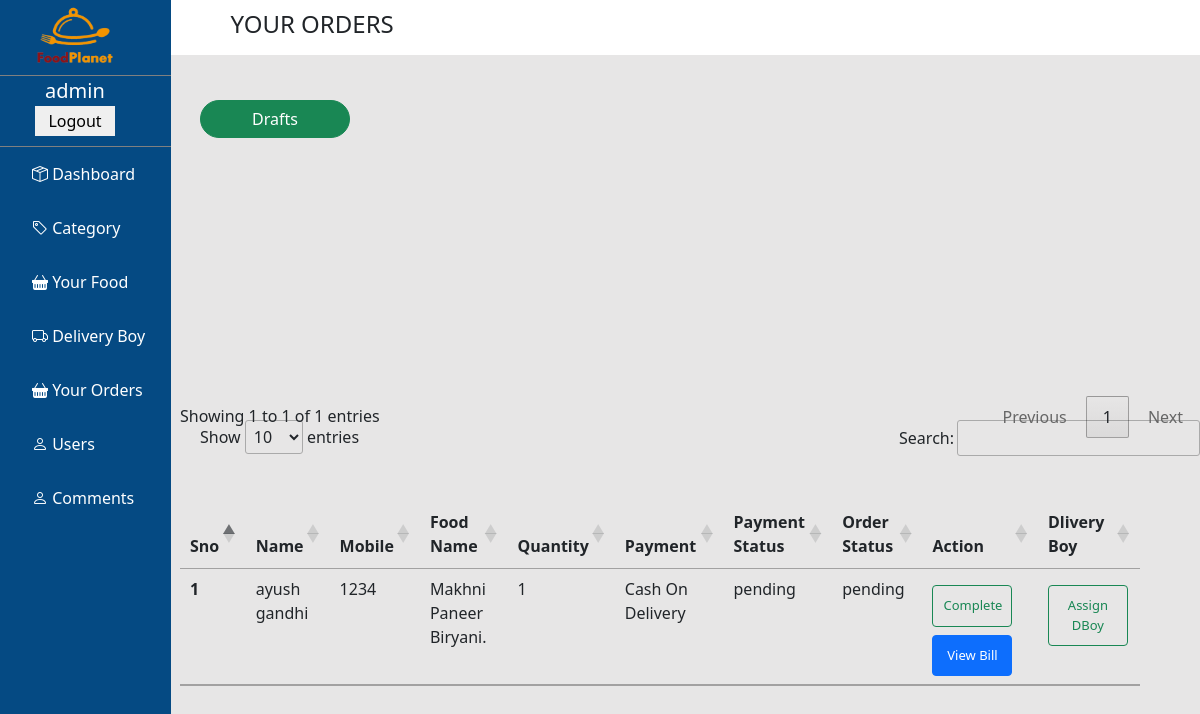
Page /admin/yourorders.php (signed in) on the committed database.
### tables this page shows
CREATE TABLE `admin_orders` (
  `sno` int(100) NOT NULL,
  `order_id` varchar(255) NOT NULL,
  `txn_amt` int(255) NOT NULL,
  `bank_name` varchar(255) NOT NULL,
  `Status` varchar(255) NOT NULL,
  `gateway` varchar(255) NOT NULL,
  `txn_date` datetime NOT NULL DEFAULT current_timestamp(),
  `user_name` varchar(255) NOT NULL,
  `user_email` varchar(255) NOT NULL,
  `user_mobile` int(255) NOT NULL,
  `user_address` text NOT NULL,
  `user_cust_id` varchar(255) NOT NULL,
  `food_name` varchar(255) NOT NULL,
  `food_no_of_plates` int(100) NOT NULL,
  `payment_type` varchar(100) NOT NULL,
  `order_status` varchar(255) NOT NULL,
  `food_id` int(255) NOT NULL,
  `food_image` varchar(255) NOT NULL,
  `dboy` varchar(250) NOT NULL
);

### admin/yourorders.php (the view, shortened to what this page needs)
<?php include "partials/_dbconnect.php";?>
<!doctype html>
<html lang="en">
<head>
    <link href="https://cdn.jsdelivr.net/npm/bootstrap@5.1.3/dist/css/bootstrap.min.css" rel="stylesheet"
>
    <link rel="stylesheet" href="https://cdn.jsdelivr.net/npm/bootstrap-icons@1.3.0/font/bootstrap-icons.css">
    <link rel="stylesheet" href="//cdn.datatables.net/1.12.1/css/jquery.dataTables.min.css">
</head>
<body>
    <div id="main_contain">
        <?php include "partials/_navbar.php"?>
        <div class="side_navbar">
            <h4>YOUR ORDERS</h4>
            <button class="btn btn-success" id="draft_btn"><a href="Drafts.php" style="color:white">Drafts</a></button>
        </div>
    </div>
    <table class="table" id="myTable">
        <thead>
            <tr>
                <th scope="col"> Sno</th>
                <th scope="col"> Name</th>
                <th scope="col"> Mobile</th>
                <th scope="col">Food Name</th>
                <th scope="col">Quantity</th>
                <th scope="col">Payment</th>
                <th scope="col">Payment Status</th>
                <th scope="col">Order Status</th>
                <th scope="col">Action</th>
                <th scope="col">Dlivery Boy</th>
            </tr>
        </thead>
        <tbody>
            <?php
    $sql = "SELECT * FROM `admin_orders` where order_status = 'pending' ORDER BY `sno` DESC ";
    $result = mysqli_query($conn, $sql);
    $sno = 0;
    while($rows = mysqli_fetch_assoc($result)){
    $sno_id = $rows['sno'];
    $Status = $rows['Status'];
    $user_name = $rows['user_name'];
    $user_mobile = $rows['user_mobile'];
    $food_name = $rows['food_name'];
    $food_no_of_plates = $rows['food_no_of_plates'];
    $payment_type = $rows['payment_type'];
    $order_status = $rows['order_status'];
    $dboy = $rows['dboy'];
      $sno = $sno+1;
      echo '<tr>
      <th scope="row" width="50px">'.$sno.'</th>
      <td>'.$user_name.'</td>
      <td>'.$user_mobile.'</td>
      <td width="100px">'.$food_name.'</td>
      <td width="80px">'.$food_no_of_plates.'</td>
      <td width="100px">'.$payment_type.'</td>
      <td width="100px">'.$Status.'</td>
      <td width="100px">'.$order_status.'</td>
      <td width="230px">
      <button style="width:80px; padding:10px; font-size:13px" type="submit" class="complete_btn btn btn-outline-success my-2" id="'.$sno_id.'">Complete</button>
      <button style="width:80px; padding:10px; font-size:13px" type="submit" class="dlt_food_info btn btn-primary"><a href="view_bill.php?bill_no='.$sno_id.'" style="color:white">View Bill</a></button></td>
      <td width="100px">';
      if($dboy ==""){
        echo '<button style="width:80px; padding:10px; font-size:13px" type="submit" class="assign_bdoy btn btn-outline-success my-2" id="'.$sno_id.'">Assign DBoy</button>';
      }
      else{
        echo $dboy;
      }
      echo '</td>
      </tr>';
    }
  ?>
</body>
</html>

### rows in the picture
admin_orders: user_name "ayush gandhi", user_mobile "1234", food_name "Makhni Paneer Biryani.", food_no_of_plates "1", payment_type "Cash On Delivery", Status "pending", order_status "pending"

### other values in the picture
$_SESSION['admin_info'] "admin"
